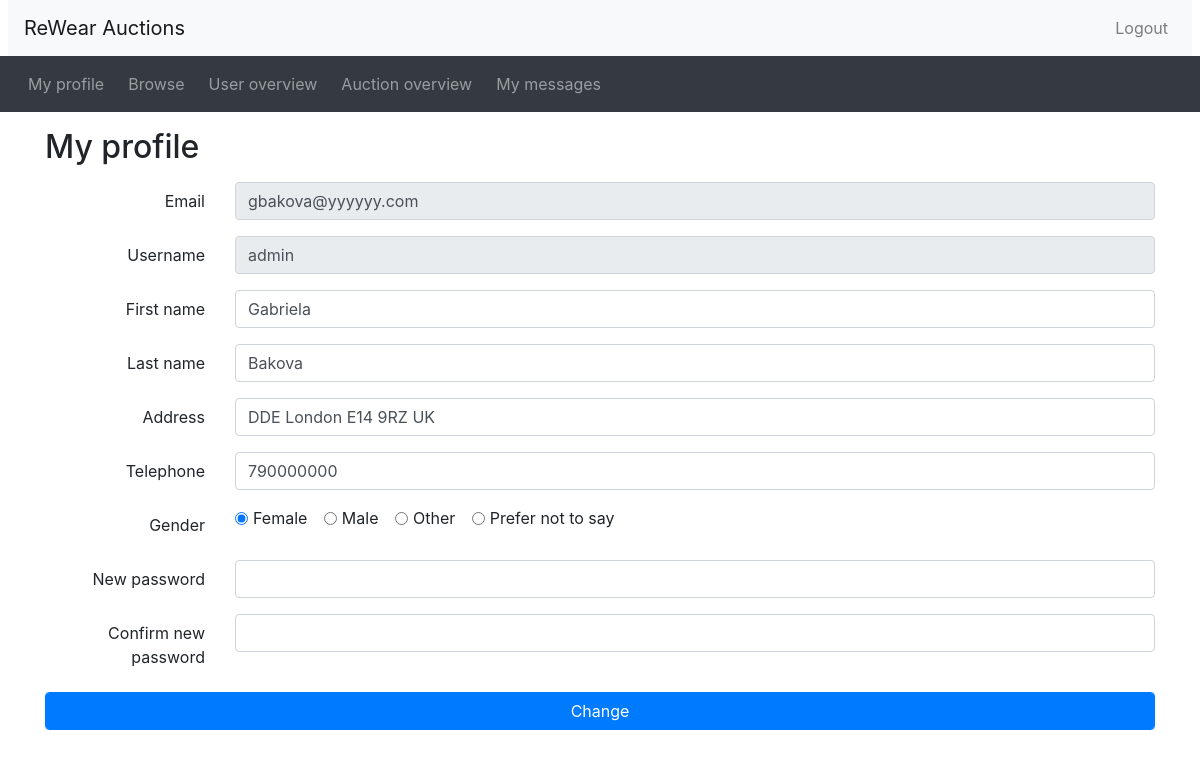
Page /user_profile.php (signed in) on the earlier database version.
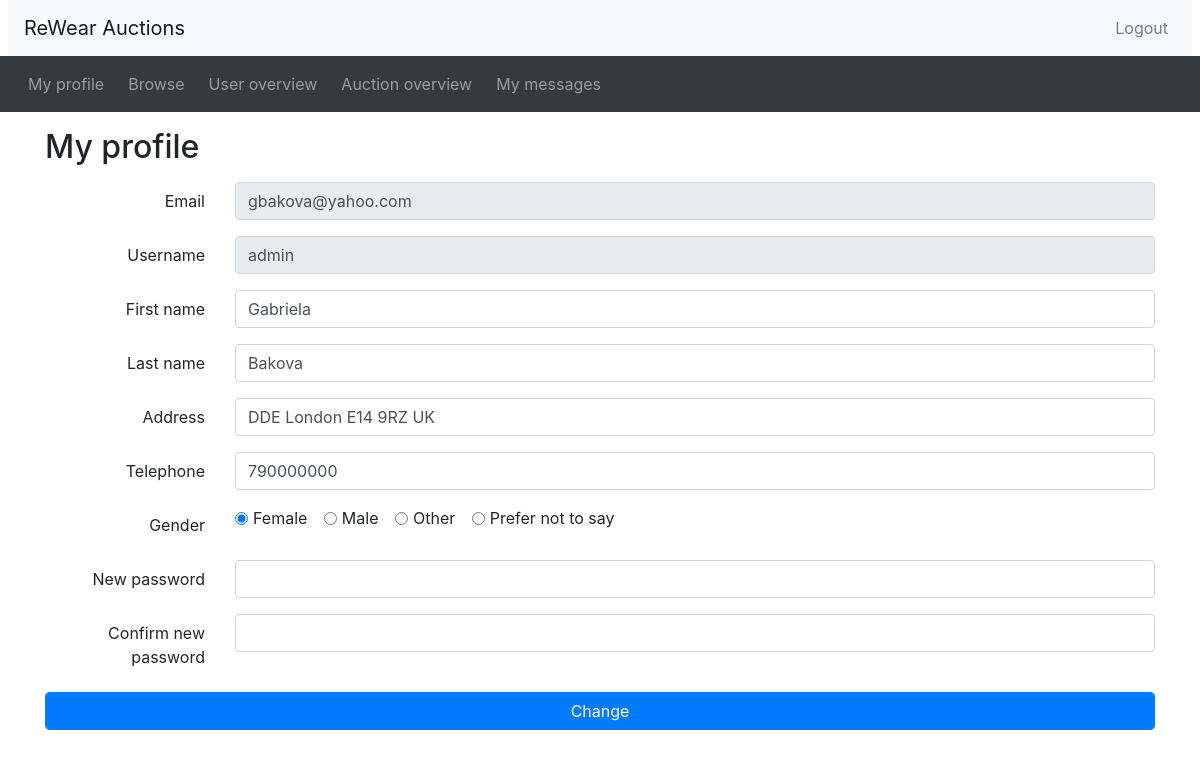
Same page on the later database version.
### tables this page shows
CREATE TABLE Users (
    userID INT(10) AUTO_INCREMENT, 
	userEmail VARCHAR(100) NOT NULL UNIQUE, 
	username VARCHAR(100) NOT NULL UNIQUE, 
	userPassword VARCHAR(42) NOT NULL, 
	userFirstName VARCHAR(100),
	userLastName VARCHAR(100), 
	userAddress VARCHAR(100), 
	userTel VARCHAR(100), 
	userGender VARCHAR(100) CHECK (userGender in ("Male", "Female", "Other", "Prefer not to say")),
    userIsActive VARCHAR(100) DEFAULT "Activated" CHECK (userIsActive in ("Activated", "Deactivated")),
	userAccountType VARCHAR(100) DEFAULT "Unspecified yet" CHECK (userAccountType in ("Buyer", "Seller", "Admin", "Unspecified yet")), 
	PRIMARY KEY(userID)
	);

### utilities.php (called while the page is built, shortened)
<?php
function user_profile(){
  $profile = $_SESSION['username'];
  $query_user_profile = "SELECT * from Users WHERE username = '$profile'";
  $result_user_profile = send_query($query_user_profile);
  $profile_row = mysqli_fetch_array($result_user_profile);
  return $profile_row;
}
?>

### database_connection.php (called while the page is built, shortened)
<?php
function connect()
{
    $configFile = 'Database_host.txt';
    $configData = file($configFile, FILE_IGNORE_NEW_LINES | FILE_SKIP_EMPTY_LINES);
    $dbConfig = [];
    foreach ($configData as $line) {
       list($key, $value) = explode('=', $line);
       $dbConfig[$key] = $value;
    }
    $connection = mysqli_connect($dbConfig['host'], $dbConfig['username'], $dbConfig['password'], $dbConfig['DB_name']);
    return $connection;
}
function send_query($query)
{
    $connection = connect();
    $result = mysqli_query($connection, $query);
    return $result;
}
?>

### user_profile.php (the view, shortened to what this page needs)
<?php include_once("header.php")?>
<?php include_once("database_connection.php")?>
<?php include_once("utilities.php")?>
<div class="container">
<h2 class="my-3">My profile</h2>
<?php
$profile_row = user_profile();
?>
<form method="POST" action="profile_update.php">
  <div class="form-group row">
    <label for="emailProfile" class="col-sm-2 col-form-label text-right">Email</label>
	<div class="col-sm-10">
      <input type="text" class="form-control" id="emailProfile" name ="emailProfile" value="<?= $profile_row['userEmail'] ?>" disabled>
	</div>
  </div>
  <div class="form-group row">
    <label for="usernameProfile" class="col-sm-2 col-form-label text-right">Username</label>
	<div class="col-sm-10">
      <input type="text" class="form-control" id="usernameProfile" name ="usernameProfile" value="<?= $profile_row['username'] ?>" disabled>
	</div>
  </div>
  <div class="form-group row">
    <label for="firstNameProfile" class="col-sm-2 col-form-label text-right">First name</label>
    <div class="col-sm-10">
      <input type="text" class="form-control" id="firstNameProfile" name="firstNameProfile" value="<?= $profile_row['userFirstName'] ?>">
    </div>
  </div>
  <div class="form-group row">
    <label for="lastNameProfile" class="col-sm-2 col-form-label text-right">Last name</label>
    <div class="col-sm-10">
      <input type="text" class="form-control" id="lastNameProfile" name="lastNameProfile" value="<?= $profile_row['userLastName'] ?>">
    </div>
  </div>
  <div class="form-group row">
    <label for="AddressProfile" class="col-sm-2 col-form-label text-right">Address</label>
    <div class="col-sm-10">
      <input type="text" class="form-control" id="AddressProfile" name= "AddressProfile" value="<?= $profile_row['userAddress'] ?>">
    </div>
  </div>
  <div class="form-group row">
    <label for="TelephoneProfile" class="col-sm-2 col-form-label text-right">Telephone</label>
    <div class="col-sm-10">
      <input type="text" class="form-control" id="TelephoneProfile" name = "TelephoneProfile" value="<?= $profile_row['userTel'] ?>">
    </div>
  </div>
  <div class="form-group row">
    <label for="GenderProfile" class="col-sm-2 col-form-label text-right">Gender</label>
	<div class="col-sm-10">
	  <div class="form-check form-check-inline">
        <input class="form-check-input" type="radio" name="GenderProfile" id="GenderFemale" value="Female" <?php if ($profile_row['userGender'] === 'Female') echo 'checked'; ?>>
        <label class="form-check-label" for="GenderFemale">Female</label>
      </div>
      <div class="form-check form-check-inline">
        <input class="form-check-input" type="radio" name="GenderProfile" id="GenderMale" value="Male" <?php if ($profile_row['userGender'] === 'Male') echo 'checked'; ?>>
        <label class="form-check-label" for="GenderMale">Male</label>
      </div>
      <div class="form-check form-check-inline">
        <input class="form-check-input" type="radio" name="GenderProfile" id="GenderOther" value="Other" <?php if ($profile_row['userGender'] === 'Other') echo 'checked'; ?>>
        <label class="form-check-label" for="GenderOther">Other</label>
      </div>
      <div class="form-check form-check-inline">
        <input class="form-check-input" type="radio" name="GenderProfile" id="GenderNotSay" value="Prefer not to say" <?php if ($profile_row['userGender'] === 'Prefer not to say') echo 'checked'; ?>>
        <label class="form-check-label" for="GenderNotSay">Prefer not to say</label>
      </div>
	</div>
  </div>
    <div class="form-group row">
    <label for="NewPassword" class="col-sm-2 col-form-label text-right">New password</label>
    <div class="col-sm-10">
      <input type="password" class="form-control" id="NewPassword" name= "NewPassword" value="">
    </div>
  </div>
  <div class="form-group row">
    <label for="ConfirmNewPassword" class="col-sm-2 col-form-label text-right">Confirm new password</label>
    <div class="col-sm-10">
      <input type="password" class="form-control" id="ConfirmNewPassword" name = "ConfirmNewPassword" value="">
    </div>
  </div>
    <button type="submit" name ="user_profile_change" class="btn btn-primary form-control">Change</button>
  </div>
<?php include_once("footer.php")?>

Differences in the rows shown:
changed users "admin": emailProfile "gbakova@yyyyyy.com" → "gbakova@yahoo.com"
